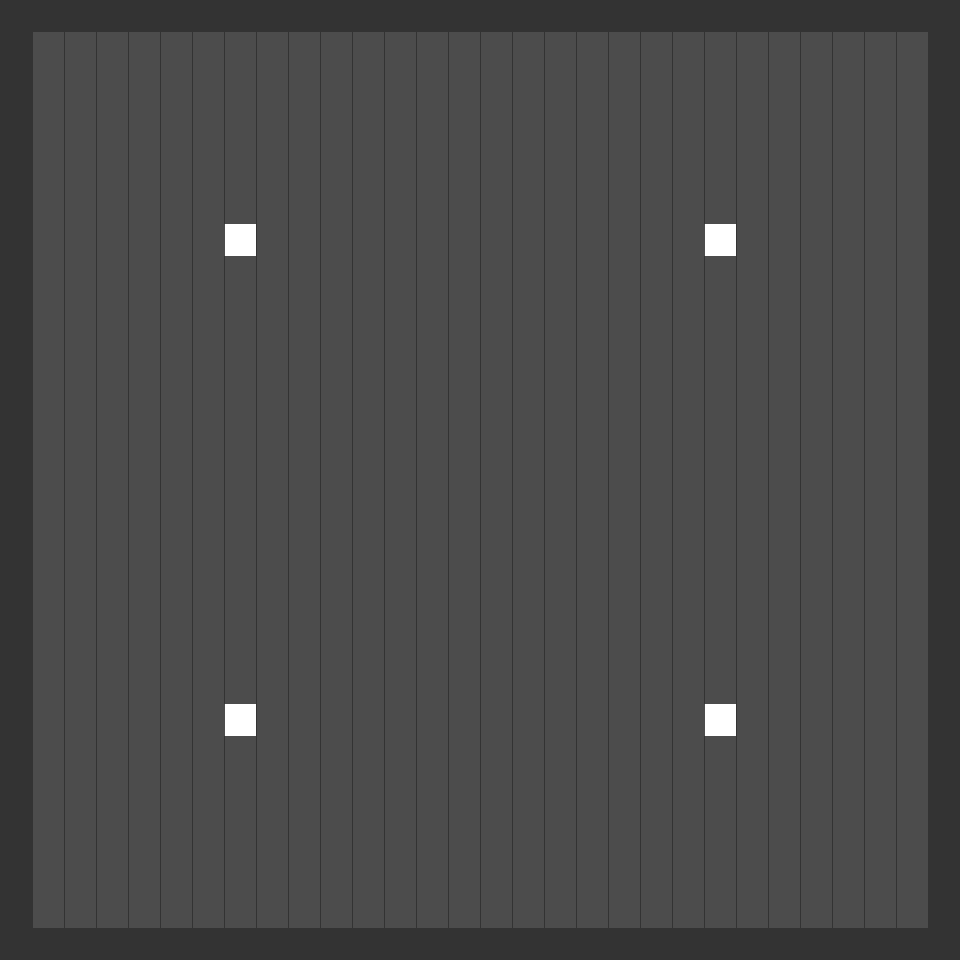

A 2D game scene composited from a Tiled map and its tileset images. What follows is a short description and the map's XML, with each tile layer's data collapsed to a summary:
An orthogonal 30x30 tile map with 32x32 px tiles, 3 tile layers (Ground, Walls, Nodes).

<map version="1.0" orientation="orthogonal" width="30" height="30" tilewidth="32" tileheight="32">
 <tileset firstgid="1" name="dungeon" tilewidth="32" tileheight="32">
  <image source="../../../assets/images/tilesets/dungeon.png" trans="ff00ff" width="128" height="128" />
 </tileset>
 <layer name="Ground" width="30" height="30">
  <data>[900 cells, 900 non-empty, 1 distinct tile ids]</data>
 </layer>
 <layer name="Walls" width="30" height="30">
  <data>[900 cells, 116 non-empty, 1 distinct tile ids]</data>
 </layer>
 <layer name="Nodes" width="30" height="30">
  <data>[900 cells, 4 non-empty, 1 distinct tile ids]</data>
 </layer>
</map>
